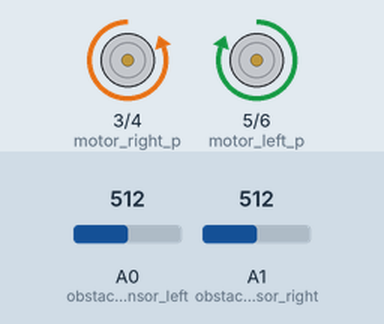
Simulated run of this sketch. Board: Arduino Uno, built with avr-gcc and run on an emulated ATmega328P. Parts: motor-driver pin pairs drawn as motors (green arrow = first pin HIGH = forward, orange = second pin HIGH = backward, longer = more drive). The test bench sets the inputs (shaded band); at power-on: A0 (obstacle_sensor_left) = 512, A1 (obstacle_sensor_right) = 512.

Above: at 1.2 s.
1.3 s: A0 (obstacle_sensor_left) set to 637
2.8 s: A0 (obstacle_sensor_left) set to 661
At 4.0 s:
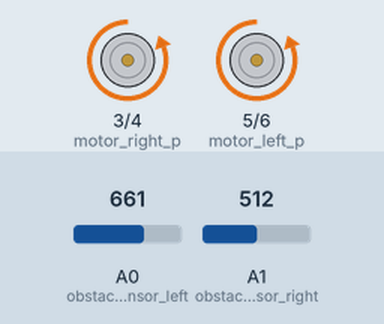
4.3 s: A0 (obstacle_sensor_left) set to 640
At 5.4 s:
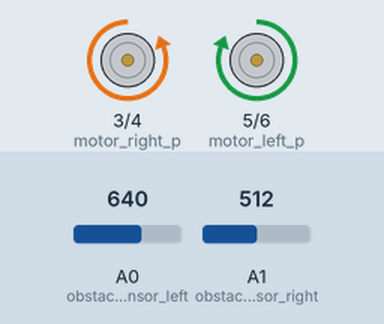
5.8 s: A1 (obstacle_sensor_right) set to 634
7.3 s: A1 (obstacle_sensor_right) set to 667
At 8.2 s:
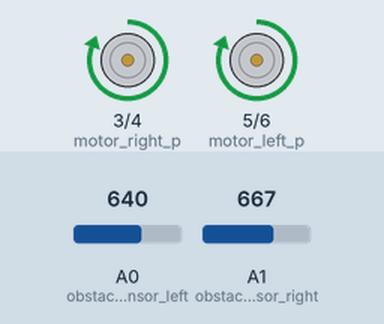
8.8 s: A1 (obstacle_sensor_right) set to 640
At 9.5 s:
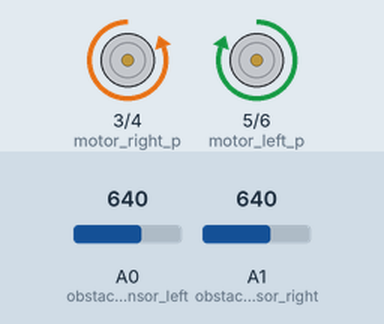
Timing chart, 0 to 11.3 s (numbered marks = the images above; inputs shaded):
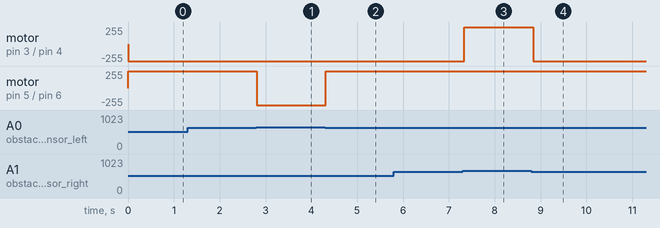

The sketch:

obstacle-avoider.ino
```cpp
// (licence header left out)
//
// THE MOTOR PINS
//
// The variable names ending in 'p' and 'n' represent the pins controlling the positive and negative
// terminals of the motors. Depending on how these pins are turned on/off we can control the
// clockwise and anti-clockwise motion of the motors.
//
const int motor_left_p = 5;
const int motor_left_n = 6;

const int motor_right_p = 3;
const int motor_right_n = 4;

//
// INDICATOR LED.
//
// When the robot detects an obstacle, this LED is turned on. We use the default LED on the Arduino
// and set this to pin 13.
//
const int indicator_led = 13;

//
// OBSTACLE SENSORS
//
// We define the pins on which the infrared proximity sensors are connected. Using an analog input
// for this sensor will allow us to decide on the "distance" at which the robot should stop and
// change its direction.
//
const int obstacle_sensor_left = A0;
const int obstacle_sensor_right = A1;

//
// DISTANCE THRESHOLD
//
// At what "distance" does our robot take a turn? We store that information in a variable.  If the
// robot detects an object that is farther away it will not change its direction.
//
const int threshold = 650;

// setup() is run only one at the beginning.
void setup()
{
    // The motor pins are OUTPUTs
    pinMode(motor_left_p, OUTPUT);
    pinMode(motor_left_n, OUTPUT);
    pinMode(motor_right_p, OUTPUT);
    pinMode(motor_right_n, OUTPUT);

    // The sensor are INPUTs
    pinMode(obstacle_sensor_left, INPUT);
    pinMode(obstacle_sensor_right, INPUT);
}


// the loop() keeps running continuously as long as the Arduino is connected to a power supply.
void loop()
{
    // We query the sensors to get the readings from the left and the right sensors. These readings
    // represent how far objects are from the sensor. A lower number represents an object that is
    // farther away and a higher number an object that is closer.
    int distance_left = analogRead(obstacle_sensor_left);
    int distance_right = analogRead(obstacle_sensor_right);

    // If the obstacle is on the left, the robot turns clockwise.
    if (distance_left > threshold)
    {
        motor_left('B');
        motor_right('F');
        delay(100);
    }

    // If the obstacle is on the right, the robot turns anti-clockwise.
    else if (distance_right > threshold)
    {
        motor_left('F');
        motor_right('B');
        delay(100);
    }

    // If there is no obstacle, we continue moving forward.
    else
    {
        motor_left('F');
        motor_right('F');
        delay(50);
    }
}


/*
 * The next two functions control the left/right motors.
 *   'F' - Moves a motor forward.
 *   'B' - Moves a motor backward.
 *   'S' - Stops the motor.
 *
 * The forward and backward motions of the robot are trivial. Both the motors need to go forward and
 * backward. We can introduce clockwise and anti-clockwise motions in our robot by turning one wheel
 * forward and the other backward. For example if the left motor goes forward and the right one
 * backward, our robot will turn clockwise and vice versa.
 *
 */

void motor_left(char dir)
{
  switch(dir)
  {
    case 'F':
      digitalWrite(motor_left_p, HIGH);
      digitalWrite(motor_left_n, LOW);
      break;
    case 'B':
      digitalWrite(motor_left_p, LOW);
      digitalWrite(motor_left_n, HIGH);
      break;
    case 'S':
      digitalWrite(motor_left_p, HIGH);
      digitalWrite(motor_left_n, HIGH);
      break;
  }
}

void motor_right(char dir)
{
  switch(dir)
  {
    case 'F':
      digitalWrite(motor_right_p, LOW);
      digitalWrite(motor_right_n, HIGH);
      break;
    case 'B':
      digitalWrite(motor_right_p, HIGH);
      digitalWrite(motor_right_n, LOW);
      break;
    case 'S':
      digitalWrite(motor_right_p, HIGH);
      digitalWrite(motor_right_n, HIGH);
      break;
  }
}
```

Measured:
- the behaviour switches between 650 and 651 on A0 (obstacle_sensor_left) (found by bisection; images 0 and 1)
- the behaviour switches between 650 and 651 on A1 (obstacle_sensor_right) (found by bisection; images 2 and 3)
- after the input at 1.3 s, every drawn part: stays the same
- after the input at 2.8 s, motor on pin 5 (motor_left_p) / pin 6 (motor_left_n): forward 255/255 → backward 255/255 at once
- after the input at 4.3 s, motor on pin 5 (motor_left_p) / pin 6 (motor_left_n): backward 255/255 → forward 255/255 at once
- after the input at 5.8 s, every drawn part: stays the same
- after the input at 7.3 s, motor on pin 3 (motor_right_p) / pin 4 (motor_right_n): backward 255/255 → forward 255/255 at once
- after the input at 8.8 s, motor on pin 3 (motor_right_p) / pin 4 (motor_right_n): forward 255/255 → backward 255/255 at once
